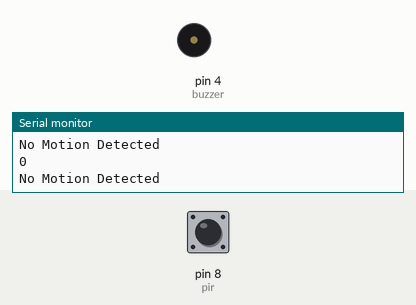
Recording of a sketch running on a simulated Arduino Uno, built with avr-gcc and run on an emulated ATmega328P. Shown: buzzer (waves = sounding, pin HIGH), the last lines printed to the serial monitor. Inputs (shaded band) come from the test bench; at power-on: pin 8 (pir) LOW.

Above: at 1.2 s.
1.3 s: pin 8 (pir) driven HIGH
At 2.5 s:
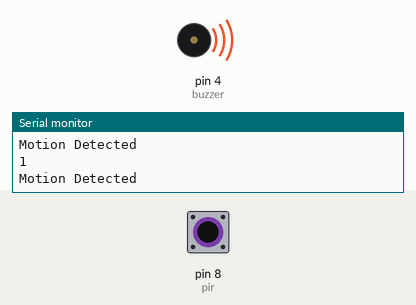
2.8 s: pin 8 (pir) driven LOW
At 3.7 s:
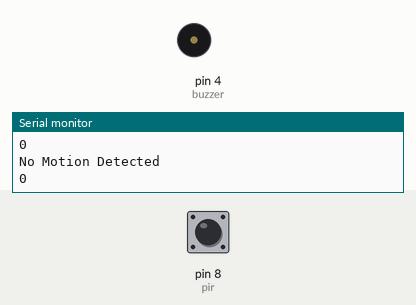
5.8 s: pin 8 (pir) pulsed HIGH 2 times (0.12 s each, 0.3 s apart)
At 5.89 s:
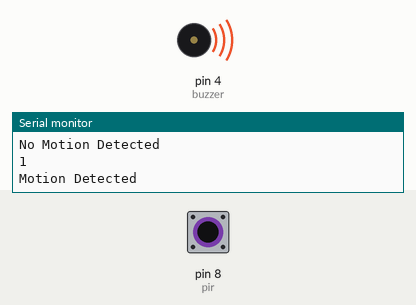
9.4 s: pin 8 (pir) pulsed HIGH 5 times (0.12 s each, 0.3 s apart)
At 11.4 s:
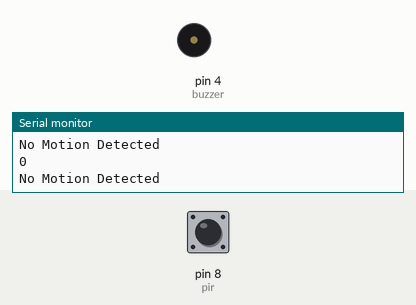
Timing chart, 0 to 12.9 s (numbered marks = the images above; inputs shaded):
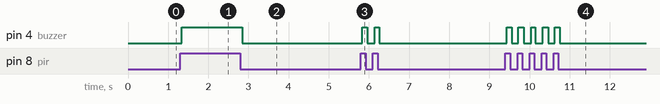

Measured:
- after the input at 1.3 s, pin 4 (buzzer): LOW → HIGH at once
- after the input at 2.8 s, pin 4 (buzzer): HIGH → LOW at once
- after the input at 5.8 s, pin 4 (buzzer): alternates HIGH for 0.12 s and LOW for 0.19 s, 4 changes in all, then stays LOW, starting at once
- after the input at 9.4 s, pin 4 (buzzer): alternates HIGH for 0.13 s and LOW for 0.18 s, 10 changes in all, then stays LOW, starting at once

The sketch:

motionAlertSystem.ino
```cpp
#define pir 8
#define buzzer 4

void setup()
{
  Serial.begin(9600);
    pinMode(pir, INPUT);
  pinMode(buzzer, OUTPUT);
}

void loop()
{
  int pir_value = digitalRead(pir);
  Serial.println(pir_value);

  if(pir_value == HIGH){
    Serial.println("Motion Detected");
    digitalWrite(buzzer, HIGH);
  }
  else {
    Serial.println("No Motion Detected");
    digitalWrite(buzzer, LOW);
  }
}
```
